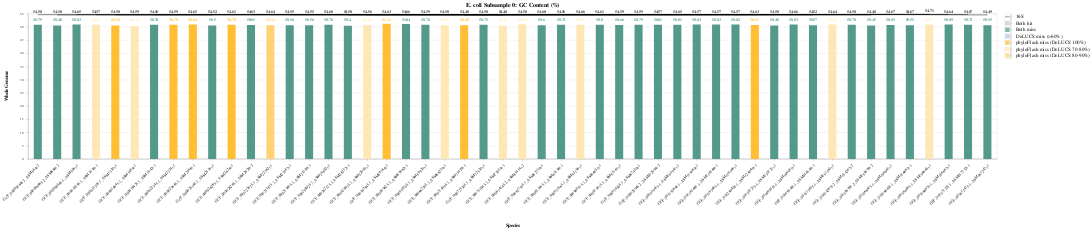

Notebook cell for this chart:
### Code cell
import pandas as pd
import altair as alt

data = pd.read_csv("/scratch/rnd-rojas/assembly_stephanie/E.coli/subsam0-gc.csv")
df = pd.DataFrame(data, columns=['Species', 'Whole Genome', '16S'])

orderdata = [15,45,6,26,43,50,19,16,5,44,17,32,42,37,38,20,48,30,1,2,21,39,35,24,49,3,34,27,25,14,31,18,12,13,7,8,10,29,46,9,36,11,22,47,33,40,23,4,28,41]
df['Order'] = orderdata

colors=['#549a8b', '#549a8b', '#549a8b', '#ffe7b5', '#ffbe33', 
        '#ffe7b5', '#549a8b', '#ffbe33', '#ffbe33', '#549a8b',
        '#ffbe33', '#549a8b', '#ffd273', '#549a8b', '#549a8b', 
        '#549a8b', '#549a8b', '#ffe7b5', '#ffbe33', '#549a8b',
        '#549a8b', '#ffe7b5', '#ffbe33', '#549a8b', '#ffe7b5', 
        '#ffe7b5', '#549a8b', '#549a8b', '#ffe7b5', '#549a8b',
        '#549a8b', '#549a8b', '#549a8b', '#549a8b', '#549a8b', 
        '#549a8b', '#549a8b', '#ffbe33', '#549a8b', '#549a8b',
        '#549a8b', '#ffe7b5', '#549a8b', '#549a8b', '#549a8b',
        '#549a8b', '#ffe7b5', '#549a8b', '#549a8b', '#549a8b']

base = alt.Chart(df, title='E. coli Subsample 0: GC Content (%)').encode(
    x=alt.X('Species:N',
           sort=alt.SortField(field='Whole Genome', order='descending')
           )
)

bar = base.mark_bar(size=25).encode(
    y=alt.Y(
            'Whole Genome:Q',
            title='Whole Genome'
           ),
        color=alt.Color(
           'Species',
            scale=alt.Scale(
                domain=df.Species.tolist(),
                range=colors
            ),
            legend=None
           )
    ).properties(width=3000, height=450)

line = base.mark_line(color='black', opacity=0.4).encode(
    y=alt.Y(
            '16S:Q'
           ),
    order='Order'
    )

textbar = bar.mark_text(
    align='center',
    baseline='middle',
    dy=-25,
    fontWeight='bold',
    fontSize=12
).encode(
    text='Whole Genome:Q',
    y=alt.value(45)
)

textline = line.mark_text(
    align='center',
    baseline='middle',
    dy=-10,
    fontWeight='bold',
    fontSize=12,
    opacity=0.8,
    color='black'
).encode(
    text=alt.Text(
        '16S:Q',
        format=",.2f"
    )
)

bardata = pd.DataFrame({'x':['Both hit'], 
                        'y':['16S'], 
                        'w':['DeLUCS miss (>60%)'], 
                        'z':['phyloFlash miss (DeLUCS 100%)'],
                        't':['phyloFlash miss (DeLUCS 80-90%)'],
                        'u':['phyloFlash miss (DeLUCS 70-80%)'],
                        'v':['Both miss']})

legendbar = alt.Chart(bardata).mark_square(size=200, color='thistle').encode(
    y=alt.Y('x:N', 
            axis=alt.Axis(orient='right', 
                          titleFontSize=0, 
                          labelFontSize=16, 
                          titleX=80, 
                          titleY=-5,
                          titleAngle=0
                         ),
    
           ),
    )

legendbar2 = alt.Chart(bardata).mark_square(size=200, color='lightsteelblue').encode(
    y=alt.Y('w:N', 
            axis=alt.Axis(orient='right', 
                          titleFontSize=0, 
                          labelFontSize=16, 
                          titleX=80, 
                          titleY=-5,
                          titleAngle=0
                         ),
    
           ),
    )

legendbar3 = alt.Chart(bardata).mark_square(size=200, color='#ffbe33').encode(
    y=alt.Y('z:N', 
            axis=alt.Axis(orient='right', 
                          titleFontSize=0, 
                          labelFontSize=16, 
                          titleX=80, 
                          titleY=-5,
                          titleAngle=0
                         ),
    
           ),
    )

legendbar4 = alt.Chart(bardata).mark_square(size=200, color='#549a8b').encode(
    y=alt.Y('v:N', 
            axis=alt.Axis(orient='right', 
                          titleFontSize=0, 
                          labelFontSize=16, 
                          titleX=80, 
                          titleY=-5,
                          titleAngle=0
                         ),
    
           ),
    )

legendbar5 = alt.Chart(bardata).mark_square(size=200, color='#ffd273').encode(
    y=alt.Y('t:N', 
            axis=alt.Axis(orient='right', 
                          titleFontSize=0, 
                          labelFontSize=16, 
                          titleX=80, 
                          titleY=-5,
                          titleAngle=0
                         ),
    
           ),
    )

legendbar6 = alt.Chart(bardata).mark_square(size=200, color='#ffe7b5').encode(
    y=alt.Y('u:N', 
            axis=alt.Axis(orient='right', 
                          titleFontSize=0, 
                          labelFontSize=16, 
                          labelLimit=1000,
                          titleX=80, 
                          titleY=-5,
                          titleAngle=0
                         ),
    
           ),
    )

legendline = alt.Chart(bardata).mark_tick(
        size=15, 
        thickness=3, 
        orient='horizontal', 
        color='black',
        opacity=0.4
).encode(
            y=alt.Y('y:N', 
                    axis=alt.Axis(orient='right', 
                                  titleFontSize=0, 
                                  labelFontSize=16, 
                                  titleX=80, 
                                  titleY=-5,
                                  titleAngle=0
                                 ),

                   ),
    )

(bar + textbar + line + textline | legendbar + legendline + legendbar2 + legendbar3 + legendbar4 + legendbar5 + legendbar6).configure_axisX(
    labelAngle=-45,
    labelPadding=10,
    labelLimit=1000,
    titleFontSize=14,
    labelFontSize=12,
    titleY=200
).configure_title(
    fontSize=18
).configure_axisY(
    titleFontSize=14,
    labelPadding=10,
    titleX=-60
)

### Figure 1 — Vega-Lite specification as saved in the notebook (floating-point values rounded to 4 significant figures)
{"config": {"view": {"continuousWidth": 400, "continuousHeight": 300}, "axisX": {"labelAngle": -45, "labelFontSize": 12, "labelLimit": 1000, "labelPadding": 10, "titleFontSize": 14, "titleY": 200}, "axisY": {"labelPadding": 10, "titleFontSize": 14, "titleX": -60}, "title": {"fontSize": 18}}, "hconcat": [{"layer": [{"mark": {"type": "bar", "size": 25}, "encoding": {"color": {"type": "nominal", "field": "Species", "legend": null, "scale": {"domain": ["GCF_000005845.2_ASM584v2", "GCF_000008865.2_ASM886v2", "GCF_000009565.1_ASM956v1", "GCF_000010385.1_ASM1038v1", "GCF_000013305.1_ASM1330v1", "GCF_000014845.1_ASM1484v1", "GCF_000019425.1_ASM1942v1", "GCF_000022345.1_ASM2234v1", "GCF_000023665.1_ASM2366v1", "GCF_000025165.1_ASM2516v1", "GCF_000026265.1_ASM2626v1", "GCF_000026285.1_ASM2628v2", "GCF_000227625.1_ASM22762v1", "GCF_000233875.1_ASM23387v1", "GCF_000233895.1_ASM23389v1", "GCF_000258025.1_ASM25802v1", "GCF_000262125.1_ASM26212v1", "GCF_000520035.1_ASM52003v1", "GCF_000597845.1_ASM59784v1", "GCF_000599625.1_ASM59962v1", "GCF_000599705.1_ASM59970v1", "GCF_000662395.1_ASM66239v1", "GCF_000714595.1_ASM71459v1", "GCF_000725305.1_ASM72530v1", "GCF_000730345.1_ASM73034v1", "GCF_000814145.2_ASM81414v2", "GCF_000827105.1_ASM82710v1", "GCF_000831565.1_ASM83156v1", "GCF_000931565.1_ASM93156v1", "GCF_000968515.1_ASM96851v1", "GCF_000971615.1_ASM97161v1", "GCF_000974505.1_ASM97450v1", "GCF_001020945.2_ASM102094v2", "GCF_001039415.1_ASM103941v1", "GCF_001183645.1_ASM118364v1", "GCF_001183665.1_ASM118366v1", "GCF_001183685.1_ASM118368v1", "GCF_001280405.1_ASM128040v1", "GCF_001307215.1_ASM130721v1", "GCF_001469815.1_ASM146981v1", "GCF_001485455.1_ASM148545v1", "GCF_001513635.1_ASM151363v1", "GCF_001542675.2_ASM154267v2", "GCF_001558995.2_ASM155899v2", "GCF_001566615.1_ASM156661v1", "GCF_001566635.1_ASM156663v1", "GCF_001566655.1_ASM156665v1", "GCF_001566675.1_ASM156667v1", "GCF_001577325.1_ASM157732v1", "GCF_001612475.1_ASM161247v1"], "range": ["#549a8b", "#549a8b", "#549a8b", "#ffe7b5", "#ffbe33", "#ffe7b5", "#549a8b", "#ffbe33", "#ffbe33", "#549a8b", "#ffbe33", "#549a8b", "#ffd273", "#549a8b", "#549a8b", "#549a8b", "#549a8b", "#ffe7b5", "#ffbe33", "#549a8b", "#549a8b", "#ffe7b5", "#ffbe33", "#549a8b", "#ffe7b5", "#ffe7b5", "#549a8b", "#549a8b", "#ffe7b5", "#549a8b", "#549a8b", "#549a8b", "#549a8b", "#549a8b", "#549a8b", "#549a8b", "#549a8b", "#ffbe33", "#549a8b", "#549a8b", "#549a8b", "#ffe7b5", "#549a8b", "#549a8b", "#549a8b", "#549a8b", "#ffe7b5", "#549a8b", "#549a8b", "#549a8b"]}}, "x": {"type": "nominal", "field": "Species", "sort": {"field": "Whole Genome", "order": "descending"}}, "y": {"type": "quantitative", "field": "Whole Genome", "title": "Whole Genome"}}, "height": 450, "title": "E. coli Subsample 0: GC Content (%)", "width": 3000}, {"mark": {"type": "text", "align": "center", "baseline": "middle", "dy": -25, "fontSize": 12, "fontWeight": "bold"}, "encoding": {"color": {"type": "nominal", "field": "Species", "legend": null, "scale": {"domain": ["GCF_000005845.2_ASM584v2", "GCF_000008865.2_ASM886v2", "GCF_000009565.1_ASM956v1", "GCF_000010385.1_ASM1038v1", "GCF_000013305.1_ASM1330v1", "GCF_000014845.1_ASM1484v1", "GCF_000019425.1_ASM1942v1", "GCF_000022345.1_ASM2234v1", "GCF_000023665.1_ASM2366v1", "GCF_000025165.1_ASM2516v1", "GCF_000026265.1_ASM2626v1", "GCF_000026285.1_ASM2628v2", "GCF_000227625.1_ASM22762v1", "GCF_000233875.1_ASM23387v1", "GCF_000233895.1_ASM23389v1", "GCF_000258025.1_ASM25802v1", "GCF_000262125.1_ASM26212v1", "GCF_000520035.1_ASM52003v1", "GCF_000597845.1_ASM59784v1", "GCF_000599625.1_ASM59962v1", "GCF_000599705.1_ASM59970v1", "GCF_000662395.1_ASM66239v1", "GCF_000714595.1_ASM71459v1", "GCF_000725305.1_ASM72530v1", "GCF_000730345.1_ASM73034v1", "GCF_000814145.2_ASM81414v2", "GCF_000827105.1_ASM82710v1", "GCF_000831565.1_ASM83156v1", "GCF_000931565.1_ASM93156v1", "GCF_000968515.1_ASM96851v1", "GCF_000971615.1_ASM97161v1", "GCF_000974505.1_ASM97450v1", "GCF_001020945.2_ASM102094v2", "GCF_001039415.1_ASM103941v1", "GCF_001183645.1_ASM118364v1", "GCF_001183665.1_ASM118366v1", "GCF_001183685.1_ASM118368v1", "GCF_001280405.1_ASM128040v1", "GCF_001307215.1_ASM130721v1", "GCF_001469815.1_ASM146981v1", "GCF_001485455.1_ASM148545v1", "GCF_001513635.1_ASM151363v1", "GCF_001542675.2_ASM154267v2", "GCF_001558995.2_ASM155899v2", "GCF_001566615.1_ASM156661v1", "GCF_001566635.1_ASM156663v1", "GCF_001566655.1_ASM156665v1", "GCF_001566675.1_ASM156667v1", "GCF_001577325.1_ASM157732v1", "GCF_001612475.1_ASM161247v1"], "range": ["#549a8b", "#549a8b", "#549a8b", "#ffe7b5", "#ffbe33", "#ffe7b5", "#549a8b", "#ffbe33", "#ffbe33", "#549a8b", "#ffbe33", "#549a8b", "#ffd273", "#549a8b", "#549a8b", "#549a8b", "#549a8b", "#ffe7b5", "#ffbe33", "#549a8b", "#549a8b", "#ffe7b5", "#ffbe33", "#549a8b", "#ffe7b5", "#ffe7b5", "#549a8b", "#549a8b", "#ffe7b5", "#549a8b", "#549a8b", "#549a8b", "#549a8b", "#549a8b", "#549a8b", "#549a8b", "#549a8b", "#ffbe33", "#549a8b", "#549a8b", "#549a8b", "#ffe7b5", "#549a8b", "#549a8b", "#549a8b", "#549a8b", "#ffe7b5", "#549a8b", "#549a8b", "#549a8b"]}}, "text": {"type": "quantitative", "field": "Whole Genome"}, "x": {"type": "nominal", "field": "Species", "sort": {"field": "Whole Genome", "order": "descending"}}, "y": {"value": 45}}, "height": 450, "title": "E. coli Subsample 0: GC Content (%)", "width": 3000}, {"mark": {"type": "line", "color": "black", "opacity": 0.4}, "encoding": {"order": {"type": "quantitative", "field": "Order"}, "x": {"type": "nominal", "field": "Species", "sort": {"field": "Whole Genome", "order": "descending"}}, "y": {"type": "quantitative", "field": "16S"}}, "title": "E. coli Subsample 0: GC Content (%)"}, {"mark": {"type": "text", "align": "center", "baseline": "middle", "color": "black", "dy": -10, "fontSize": 12, "fontWeight": "bold", "opacity": 0.8}, "encoding": {"order": {"type": "quantitative", "field": "Order"}, "text": {"type": "quantitative", "field": "16S", "format": ",.2f"}, "x": {"type": "nominal", "field": "Species", "sort": {"field": "Whole Genome", "order": "descending"}}, "y": {"type": "quantitative", "field": "16S"}}, "title": "E. coli Subsample 0: GC Content (%)"}], "data": {"name": "data-51a71f2ef026ed489635501caddd6944"}}, {"layer": [{"mark": {"type": "square", "color": "thistle", "size": 200}, "encoding": {"y": {"type": "nominal", "axis": {"labelFontSize": 16, "orient": "right", "titleAngle": 0, "titleFontSize": 0, "titleX": 80, "titleY": -5}, "field": "x"}}}, {"mark": {"type": "tick", "color": "black", "opacity": 0.4, "orient": "horizontal", "size": 15, "thickness": 3}, "encoding": {"y": {"type": "nominal", "axis": {"labelFontSize": 16, "orient": "right", "titleAngle": 0, "titleFontSize": 0, "titleX": 80, "titleY": -5}, "field": "y"}}}, {"mark": {"type": "square", "color": "lightsteelblue", "size": 200}, "encoding": {"y": {"type": "nominal", "axis": {"labelFontSize": 16, "orient": "right", "titleAngle": 0, "titleFontSize": 0, "titleX": 80, "titleY": -5}, "field": "w"}}}, {"mark": {"type": "square", "color": "#ffbe33", "size": 200}, "encoding": {"y": {"type": "nominal", "axis": {"labelFontSize": 16, "orient": "right", "titleAngle": 0, "titleFontSize": 0, "titleX": 80, "titleY": -5}, "field": "z"}}}, {"mark": {"type": "square", "color": "#549a8b", "size": 200}, "encoding": {"y": {"type": "nominal", "axis": {"labelFontSize": 16, "orient": "right", "titleAngle": 0, "titleFontSize": 0, "titleX": 80, "titleY": -5}, "field": "v"}}}, {"mark": {"type": "square", "color": "#ffd273", "size": 200}, "encoding": {"y": {"type": "nominal", "axis": {"labelFontSize": 16, "orient": "right", "titleAngle": 0, "titleFontSize": 0, "titleX": 80, "titleY": -5}, "field": "t"}}}, {"mark": {"type": "square", "color": "#ffe7b5", "size": 200}, "encoding": {"y": {"type": "nominal", "axis": {"labelFontSize": 16, "labelLimit": 1000, "orient": "right", "titleAngle": 0, "titleFontSize": 0, "titleX": 80, "titleY": -5}, "field": "u"}}}], "data": {"name": "data-83478ce30cb9dd75fa9420d477f840d0"}}], "$schema": "https://vega.github.io/schema/vega-lite/v4.8.1.json", "datasets": {"data-51a71f2ef026ed489635501caddd6944": [{"Species": "GCF_000005845.2_ASM584v2", "Whole Genome": 50.79, "16S": 54.58, "Order": 15}, {"Species": "GCF_000008865.2_ASM886v2", "Whole Genome": 50.48, "16S": 54.5, "Order": 45}, {"Species": "GCF_000009565.1_ASM956v1", "Whole Genome": 50.83, "16S": 54.65, "Order": 6}, {"Species": "GCF_000010385.1_ASM1038v1", "Whole Genome": 50.74, "16S": 54.57, "Order": 26}, {"Species": "GCF_000013305.1_ASM1330v1", "Whole Genome": 50.52, "16S": 54.5, "Order": 43}, {"Species": "GCF_000014845.1_ASM1484v1", "Whole Genome": 50.34, "16S": 54.59, "Order": 50}, {"Species": "GCF_000019425.1_ASM1942v1", "Whole Genome": 50.78, "16S": 54.56, "Order": 19}, {"Species": "GCF_000022345.1_ASM2234v1", "Whole Genome": 50.79, "16S": 54.59, "Order": 16}, {"Species": "GCF_000023665.1_ASM2366v1", "Whole Genome": 50.84, "16S": 54.65, "Order": 5}, {"Species": "GCF_000025165.1_ASM2516v1", "Whole Genome": 50.5, "16S": 54.52, "Order": 44}, {"Species": "GCF_000026265.1_ASM2626v1", "Whole Genome": 50.79, "16S": 54.61, "Order": 17}, {"Species": "GCF_000026285.1_ASM2628v2", "Whole Genome": 50.65, "16S": 54.63, "Order": 32}, {"Species": "GCF_000227625.1_ASM22762v1", "Whole Genome": 50.54, "16S": 54.64, "Order": 42}, {"Species": "GCF_000233875.1_ASM23387v1", "Whole Genome": 50.56, "16S": 54.55, "Order": 37}, {"Species": "GCF_000233895.1_ASM23389v1", "Whole Genome": 50.56, "16S": 54.55, "Order": 38}, {"Species": "GCF_000258025.1_ASM25802v1", "Whole Genome": 50.78, "16S": 54.6, "Order": 20}, {"Species": "GCF_000262125.1_ASM26212v1", "Whole Genome": 50.4, "16S": 54.5, "Order": 48}, {"Species": "GCF_000520035.1_ASM52003v1", "Whole Genome": 50.66, "16S": 54.56, "Order": 30}, {"Species": "GCF_000597845.1_ASM59784v1", "Whole Genome": 51.11, "16S": 54.63, "Order": 1}, {"Species": "GCF_000599625.1_ASM59962v1", "Whole Genome": 51.04, "16S": 54.66, "Order": 2}, {"Species": "GCF_000599705.1_ASM59970v1", "Whole Genome": 50.78, "16S": 54.59, "Order": 21}, {"Species": "GCF_000662395.1_ASM66239v1", "Whole Genome": 50.56, "16S": 54.5, "Order": 39}, {"Species": "GCF_000714595.1_ASM71459v1", "Whole Genome": 50.58, "16S": 54.48, "Order": 35}, {"Species": "GCF_000725305.1_ASM72530v1", "Whole Genome": 50.75, "16S": 54.58, "Order": 24}, {"Species": "GCF_000730345.1_ASM73034v1", "Whole Genome": 50.39, "16S": 54.48, "Order": 49}, {"Species": "GCF_000814145.2_ASM81414v2", "Whole Genome": 50.93, "16S": 54.58, "Order": 3}, {"Species": "GCF_000827105.1_ASM82710v1", "Whole Genome": 50.6, "16S": 54.6, "Order": 34}, {"Species": "GCF_000831565.1_ASM83156v1", "Whole Genome": 50.73, "16S": 54.56, "Order": 27}, {"Species": "GCF_000931565.1_ASM93156v1", "Whole Genome": 50.75, "16S": 54.66, "Order": 25}, {"Species": "GCF_000968515.1_ASM96851v1", "Whole Genome": 50.8, "16S": 54.61, "Order": 14}, {"Species": "GCF_000971615.1_ASM97161v1", "Whole Genome": 50.66, "16S": 54.59, "Order": 31}, {"Species": "GCF_000974505.1_ASM97450v1", "Whole Genome": 50.79, "16S": 54.59, "Order": 18}, {"Species": "GCF_001020945.2_ASM102094v2", "Whole Genome": 50.81, "16S": 54.57, "Order": 12}, {"Species": "GCF_001039415.1_ASM103941v1", "Whole Genome": 50.81, "16S": 54.65, "Order": 13}, {"Species": "GCF_001183645.1_ASM118364v1", "Whole Genome": 50.83, "16S": 54.57, "Order": 7}, {"Species": "GCF_001183665.1_ASM118366v1", "Whole Genome": 50.83, "16S": 54.57, "Order": 8}, {"Species": "GCF_001183685.1_ASM118368v1", "Whole Genome": 50.82, "16S": 54.57, "Order": 10}, {"Species": "GCF_001280405.1_ASM128040v1", "Whole Genome": 50.67, "16S": 54.63, "Order": 29}, {"Species": "GCF_001307215.1_ASM130721v1", "Whole Genome": 50.48, "16S": 54.5, "Order": 46}, {"Species": "GCF_001469815.1_ASM146981v1", "Whole Genome": 50.83, "16S": 54.66, "Order": 9}, {"Species": "GCF_001485455.1_ASM148545v1", "Whole Genome": 50.57, "16S": 54.52, "Order": 36}, {"Species": "GCF_001513635.1_ASM151363v1", "Whole Genome": 50.82, "16S": 54.64, "Order": 11}, {"Species": "GCF_001542675.2_ASM154267v2", "Whole Genome": 50.78, "16S": 54.58, "Order": 22}, {"Species": "GCF_001558995.2_ASM155899v2", "Whole Genome": 50.45, "16S": 54.48, "Order": 47}, {"Species": "GCF_001566615.1_ASM156661v1", "Whole Genome": 50.65, "16S": 54.67, "Order": 33}, {"Species": "GCF_001566635.1_ASM156663v1", "Whole Genome": 50.55, "16S": 54.67, "Order": 40}, {"Species": "GCF_001566655.1_ASM156665v1", "Whole Genome": 50.77, "16S": 54.71, "Order": 23}, {"Species": "GCF_001566675.1_ASM156667v1", "Whole Genome": 50.89, "16S": 54.64, "Order": 4}, {"Species": "GCF_001577325.1_ASM157732v1", "Whole Genome": 50.73, "16S": 54.67, "Order": 28}, {"Species": "GCF_001612475.1_ASM161247v1", "Whole Genome": 50.55, "16S": 54.49, "Order": 41}], "data-83478ce30cb9dd75fa9420d477f840d0": [{"x": "Both hit", "y": "16S", "w": "DeLUCS miss (>60%)", "z": "phyloFlash miss (DeLUCS 100%)", "t": "phyloFlash miss (DeLUCS 80-90%)", "u": "phyloFlash miss (DeLUCS 70-80%)", "v": "Both miss"}]}}
